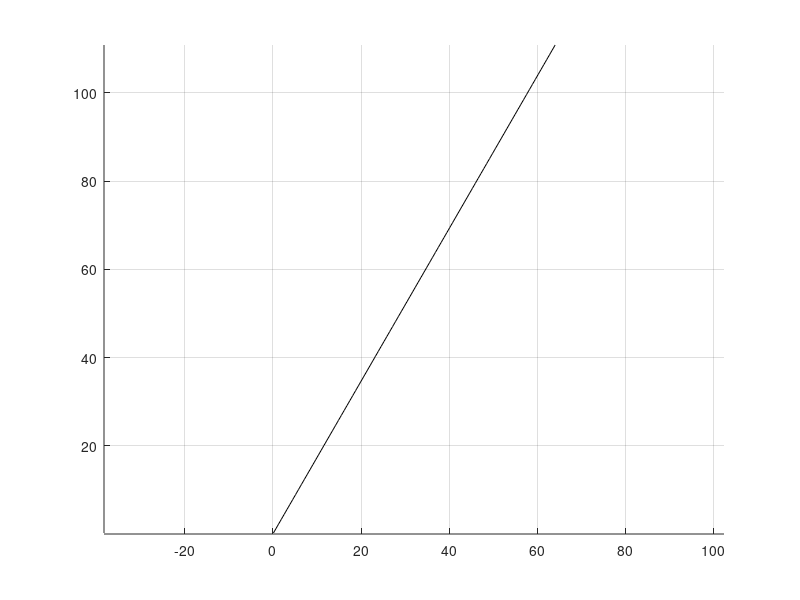

Here is the MATLAB script that generated this plot: (Note: this script raises an error after producing the figure.)
% restart
close all; clear; clc;

psi = pi/3; % change this!
L = 16*4; % mm

% both segments maintain same curvature
% doing this in xz plane for now

radial_span = linspace(0, L*2, 100);
radial_line = [radial_span*cos(psi); zeros(size(radial_span)); radial_span*sin(psi)];

figure;
hold on; grid on;
axis equal;
view([0 -1 0]);

plot3(radial_line(1,:), radial_line(2,:), radial_line(3,:), "-k")

% var initialization
T1 = zeros(4,4);
T2 = zeros(4,4);
theta_max = 0;

% case where theta = pi/2 - psi

theta_max1 = pi/2 - psi;
theta_max2 = theta_max1;
theta1 = linspace(0, theta_max1, 100);
theta2 = linspace(theta_max1, theta_max1+theta_max2, 100);
r1 = L/theta_max1;
r2 = L/theta_max2;
    
    % transforms
    T1(:,:,1) = generate_transformation_matrix(L, 0, 1/r1);
    T2(:,:,1) = generate_transformation_matrix(L, 0, 1/r2);
    Ttot = T2(:,:,1) * T1(:,:,1);
    plotTriad(Ttot(:,:,1), 3)

    % arcs
    arc1 = [r1-r1*cos(theta1);zeros(size(theta1));r1*sin(theta1)];
    arc2 = [(r1-r1*cos(theta_max1))+r2*cos(theta_max1)-r2*cos(theta2); zeros(size(theta2)); r1*sin(theta_max1)-(r2*sin(theta_max1))+r2*sin(theta2)];
    plot3(arc1(1,:),arc1(2,:),arc1(3,:),'-','LineWidth',3,'Color',[0.8 0 0]);
    plot3(arc2(1,:),arc2(2,:),arc2(3,:),'-','LineWidth',3,'Color',[0 0 0.8]);

drawnow;

% case where theta = pi - 2*psi
theta_max1 = pi - 2*psi;
theta_max2 = -theta_max1;
theta1 = linspace(0, theta_max1, 100);
theta2 = linspace(theta_max1, theta_max1+theta_max2, 100);
r1 = L/theta_max1;
r2 = L/theta_max2;
    
    % transforms
    T1(:,:,1) = generate_transformation_matrix(L, 0, -1/r1);
    T2(:,:,1) = generate_transformation_matrix(L, 0, -1/r2);
    Ttot = T2(:,:,1) * T1(:,:,1);
    plotTriad(Ttot(:,:,1), 3)

    % arcs
    arc1 = [r1-r1*cos(theta1);zeros(size(theta1));r1*sin(theta1)];
    arc2 = [(r1-r1*cos(theta_max1))+r2*cos(theta_max1)-r2*cos(theta2); zeros(size(theta2)); r1*sin(theta_max1)-(r2*sin(theta_max1))+r2*sin(theta2)];
    plot3(arc1(1,:),arc1(2,:),arc1(3,:),'-','LineWidth',3,'Color',[0.8 0 0]);
    plot3(arc2(1,:),arc2(2,:),arc2(3,:),'-','LineWidth',3,'Color',[0 0 0.8]);

xlabel("x (millimeters)")
ylabel("y (millimeters)")
zlabel("z (millimeters)")
axis equal;

hold off

%% functions
function [l, phi, kappa] = robot_specific_transformation(d, l_1, l_2, l_3, l_4)
l = (l_1 + l_2 + l_3 + l_4)/4;

kappa_x = (l_3-l_1)/(d*(l_1+l_3));
kappa_y = (l_4-l_2)/(d*(l_2+l_4));

kappa = sqrt(kappa_x^2 + kappa_y^2);

phi = atan2(kappa_y, kappa_x);
end

function T = generate_transformation_matrix(l, phi, kappa)
dh_matrix = [  phi    ,                      0, 0, -pi/2;
    kappa*l/2,                      0, 0,  pi/2;
    0, 2/kappa*sin(kappa*l/2), 0, -pi/2;
    kappa*l/2,                      0, 0,  pi/2;
    -phi,                      0, 0,     0];
if kappa == 0
    dh_matrix(3,2) = l;
end

T = eye(4);

for i=1:size(dh_matrix,1)
    %disp(T)
    T = T*generate_dh(dh_matrix(i,:));
end
%disp(T)
end

function T = generate_dh(dh_params)
theta = dh_params(1);
d     = dh_params(2);
r     = dh_params(3);
alpha = dh_params(4);

Z = [cos(theta), -sin(theta), 0, 0;
    sin(theta),  cos(theta), 0, 0;
    0,           0, 1, d;
    0,           0, 0, 1];

X = [1,          0,           0, r;
    0, cos(alpha), -sin(alpha), 0;
    0, sin(alpha),  cos(alpha), 0;
    0,          0,           0, 1];

T = Z*X;
end